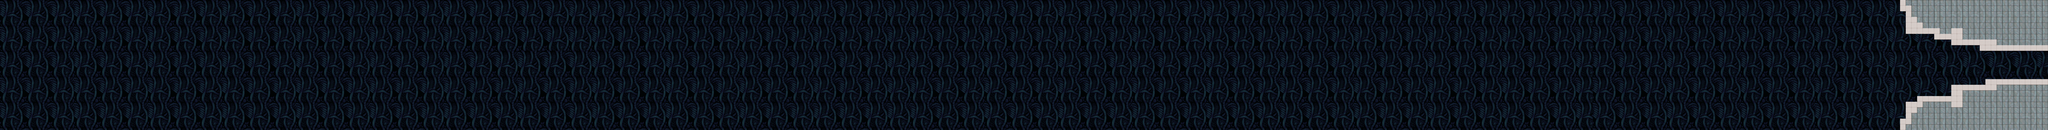

A level layout from a 2D game, rendered from its tile map. Below: a short description, then the map file with tile-grid data replaced by summaries:
An orthogonal 360x23 tile map with 32x32 px tiles, 3 tile layers (Fondo, Estructura, Capa de patrones 4), 1 hidden layer not drawn, 3 tilesets.

<map version="1.0" tiledversion="1.1.4" orientation="orthogonal" renderorder="left-down" width="360" height="23" tilewidth="32" tileheight="32" infinite="0" nextobjectid="1">
 <tileset firstgid="1" name="fondo" tilewidth="32" tileheight="32" tilecount="117" columns="13">
  <image source="living-tissue-background-preview.png" width="432" height="288" />
 </tileset>
 <tileset firstgid="118" name="prueba2" tilewidth="32" tileheight="32" tilecount="40" columns="8">
  <image source="Tileset_32x32.png" width="256" height="160" />
  <tile id="5">
   <properties>
    <property name="tipo" value="pared" />
   </properties>
  </tile>
  <tile id="6">
   <properties>
    <property name="tipo" value="pared" />
   </properties>
  </tile>
  <tile id="7">
   <properties>
    <property name="tipo" value="pared" />
   </properties>
  </tile>
  <tile id="12">
   <properties>
    <property name="tipo" value="pared" />
   </properties>
  </tile>
  <tile id="16">
   <properties>
    <property name="tipo" value="pared" />
   </properties>
  </tile>
  <tile id="17">
   <properties>
    <property name="tipo" value="pared" />
   </properties>
  </tile>
  <tile id="18">
   <properties>
    <property name="tipo" value="pared" />
   </properties>
  </tile>
  <tile id="19">
   <properties>
    <property name="tipo" value="pared" />
   </properties>
  </tile>
 </tileset>
 <tileset firstgid="158" name="corazon" tilewidth="32" tileheight="32" tilecount="1" columns="1">
  <image source="corazon.png" width="32" height="32" />
 </tileset>
 <layer name="Fondo" width="360" height="23" locked="1">
  <data>[8280 cells, 8280 non-empty, 117 distinct tile ids]</data>
 </layer>
 <layer name="Estructura" width="360" height="23">
  <data>[8280 cells, 254 non-empty, 2 distinct tile ids]</data>
 </layer>
 <layer name="uno" width="360" height="23" visible="0">
  <data>[8280 cells, 18 non-empty, 3 distinct tile ids]</data>
 </layer>
 <layer name="Capa de patrones 4" width="360" height="23">
  <data>[8280 cells, 142 non-empty, 2 distinct tile ids]</data>
 </layer>
</map>
